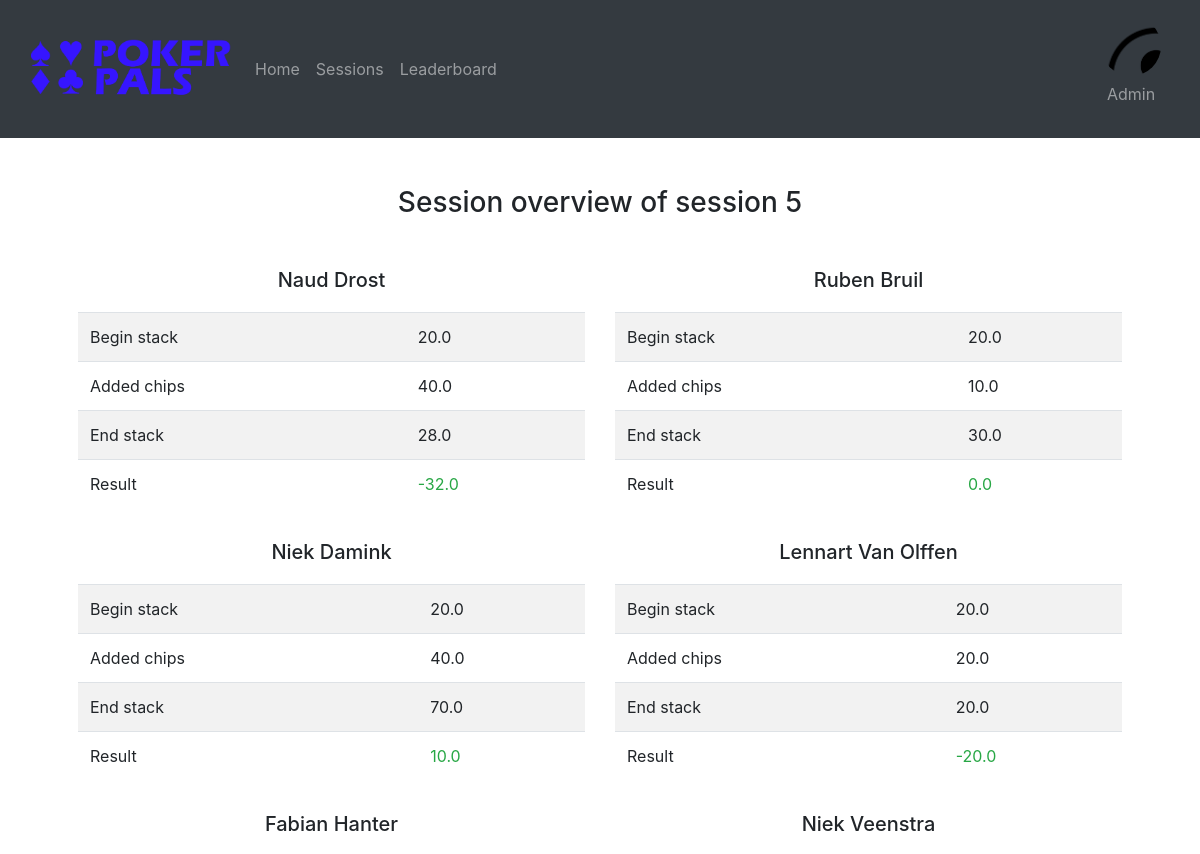
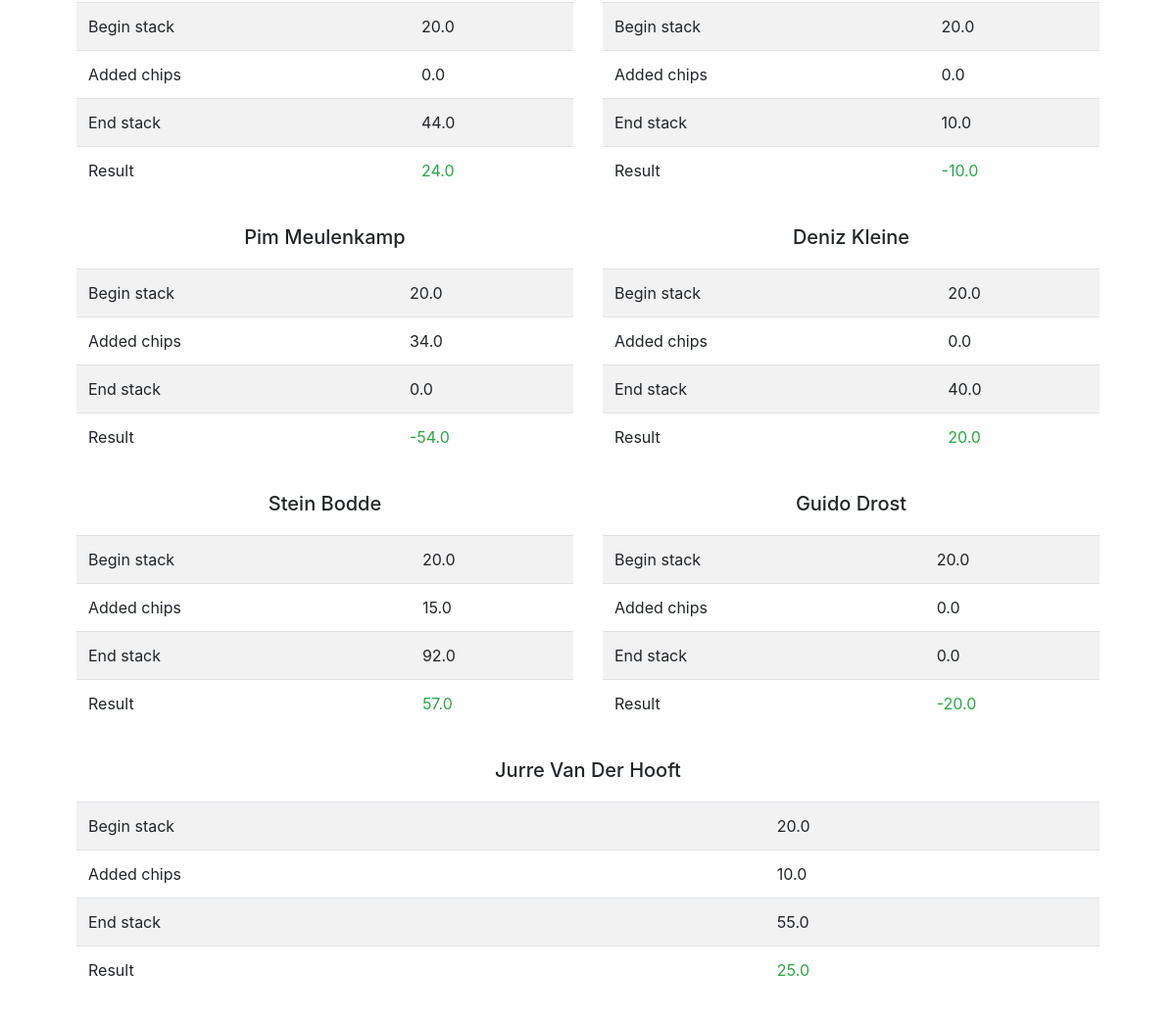
The page /sessions/5 (signed in) on the database its author committed (2 pictures, top to bottom).
### website/models.py (models this page shows)
class User(db.Model, UserMixin):
    id = db.Column(db.Integer, primary_key=True)
    name = db.Column(db.String(150), unique=True)
    password = db.Column(db.String(150))
    imgURL = db.Column(db.String(10000))

class User_Session(db.Model):
    noneID = db.Column(db.Integer, primary_key=True)
    session_ID = db.Column(db.Integer, db.ForeignKey('session.session_ID'))
    person_name = db.Column(db.String(150), db.ForeignKey('user.name'))
    begin_stack = db.Column(db.Float)
    added_chips = db.Column(db.Float)
    end_stack = db.Column(db.Float)

### website/views.py (the view)
@views.route('/sessions/<id>')
@login_required
def sessionOverview(id):
    session_information, enters = getSessionInformation(id)
    return render_template("sessionOverview.html", user = current_user, session_information = session_information, enters = enters)

### website/__init__.py (called while the page is built)
def create_app():
    app = Flask(__name__)
    app.config['SECRET_KEY'] = 'ksjdksajdk17HSSH2ssj88ss'
    app.config['SQLALCHEMY_DATABASE_URI'] = f'sqlite:///{DB_NAME}'
    db.init_app(app)
    from .views import views
    from .auth import auth
    from .admin import admin
    app.register_blueprint(views, url_prefix='/')
    app.register_blueprint(auth, url_prefix='/')
    app.register_blueprint(admin, url_prefix='/admin')
    from .models import User, Post
    create_database(app)
    login_manager = LoginManager()
    login_manager.login_view = 'auth.login'
    login_manager.init_app(app)
    @login_manager.user_loader
    def load_user(id):
        return User.query.get(int(id))
    return app

### website/dbQueries.py (called while the page is built)
def getSessionInformation(id):
    user_sessions = User_Session.query.filter(User_Session.session_ID == id)
    enters = {}
    i = 0
    for user in user_sessions:
        if i%2 == 0 and i != 0:
            enters[user.person_name] = True
        else:
            enters[user.person_name] = False
        i += 1
    return user_sessions, enters

### website/templates/sessionOverview.html (shortened to what this page needs)
{% extends "base.html" %} {% block title %}Sessions Overview{% endblock %} {% block content %}
<div class="container p-5">
    <h3 align="center">Session overview of session {{session_information[0].session_ID}}</h3><br>
    <div class="row">
        {%for user in session_information%}
        {%if enters[user.person_name]%}
        </div>
        <div class="row">
        {%endif%}
        <div class="col">
            <h5 align="center" class="mb-1 py-3">{{user.person_name}}</h5>
            <table class="table table-striped">
                <tbody>
                    <tr>
                        <td>Begin stack</td>
                        <td>{{user.begin_stack | round(2)}}</td>
                    </tr>
                    <tr>
                        <td>Added chips</td>
                        <td>{{user.added_chips | round(2)}}</td>
                    </tr>
                    <tr>
                        <td>End stack</td>
                        <td>{{user.end_stack | round(2)}}</td>
                    </tr>
                    <tr>
                        <td>Result</td>
                        <td name="total">{{(user.end_stack - user.begin_stack - user.added_chips) | round(2)}}</td>
                    </tr>
                </tbody>
            </table>
        </div>
        {%endfor%}
</div>
</div>
{% endblock %}

### website/templates/base.html (shortened to what this page needs)
<!DOCTYPE html>
<html>
<head>
  <link rel="stylesheet" href="https://stackpath.bootstrapcdn.com/bootstrap/4.4.1/css/bootstrap.min.css"
 />
  <link rel="stylesheet" href="https://stackpath.bootstrapcdn.com/font-awesome/4.7.0/css/font-awesome.min.css"
 />
</head>
<body>
  {% if user.is_authenticated %}
  <nav class="navbar navbar-expand-lg navbar-dark bg-dark sticky-top">
    <div class="container-fluid">
      <a class="navbar-brand">
        <img src="{{url_for('static', filename='pictures/logo.png')}}" width="200px">
      </a>
      <div class="collapse navbar-collapse" id="navbarText">
        <ul class="navbar-nav me-auto mb-2 mb-lg-0">
          <li class="nav-item">
            <a class="nav-link" href="/">Home</a>
          </li>
          <li class="nav-item">
            <a class="nav-link" href="/sessions">Sessions</a>
          </li>
          <li class="nav-item">
            <a class="nav-link" href="/leaderboard">Leaderboard</a>
          </li>
        </ul>
        <ul class="navbar-nav ml-auto mb-2 mb-lg-0">
          <li class="nav-item">
            <a class="nav-link text-center" href="/account">
              <div class="circular--landscape-big">
                <div class="image-container">
                <img src="{{url_for('static', filename= user.imgURL)}}">
              </div>
              </div>
              <p>{{user.name}}</p>
              </a>
      </div>
    </div>
  </nav>
  {% endif %}
    <div class="container-fluid">
        {% block content%}
        {% endblock %}
    </div>
  </body>
</html>

### website/templates/base.html (style rules this page uses)
.circular--landscape-big { display: inline-block; position: relative; width: 60px; height: 60px; overflow: hidden; border-radius: 50%; }
.circular--landscape-big img { width: auto; height: 200%; margin-left: -5px; transition: opacity 0.3s ease-in-out; }
.image-container { width: 100%; height: 100%; }

### rows shown on the page
User: imgURL (picture), name "Admin"
User_Session: session_ID "5", person_name "Naud Drost", begin_stack "20.0", added_chips "40.0", end_stack "28.0", end_stack+begin_stack+added_chips "-32.0"
User_Session: person_name "Ruben Bruil", begin_stack "20.0", added_chips "10.0", end_stack "30.0", end_stack+begin_stack+added_chips "0.0"
User_Session: person_name "Niek Damink", begin_stack "20.0", added_chips "40.0", end_stack "70.0", end_stack+begin_stack+added_chips "10.0"
User_Session: person_name "Lennart Van Olffen", begin_stack "20.0", added_chips "20.0", end_stack "20.0", end_stack+begin_stack+added_chips "-20.0"
User_Session: person_name "Fabian Hanter", begin_stack "20.0", added_chips "0.0", end_stack "44.0", end_stack+begin_stack+added_chips "24.0"
User_Session: person_name "Niek Veenstra", begin_stack "20.0", added_chips "0.0", end_stack "10.0", end_stack+begin_stack+added_chips "-10.0"
User_Session: person_name "Pim Meulenkamp", begin_stack "20.0", added_chips "34.0", end_stack "0.0", end_stack+begin_stack+added_chips "-54.0"
User_Session: person_name "Deniz Kleine", begin_stack "20.0", added_chips "0.0", end_stack "40.0", end_stack+begin_stack+added_chips "20.0"
User_Session: person_name "Stein Bodde", begin_stack "20.0", added_chips "15.0", end_stack "92.0", end_stack+begin_stack+added_chips "57.0"
User_Session: person_name "Guido Drost", begin_stack "20.0", added_chips "0.0", end_stack "0.0", end_stack+begin_stack+added_chips "-20.0"
User_Session: person_name "Jurre Van Der Hooft", begin_stack "20.0", added_chips "10.0", end_stack "55.0", end_stack+begin_stack+added_chips "25.0"
